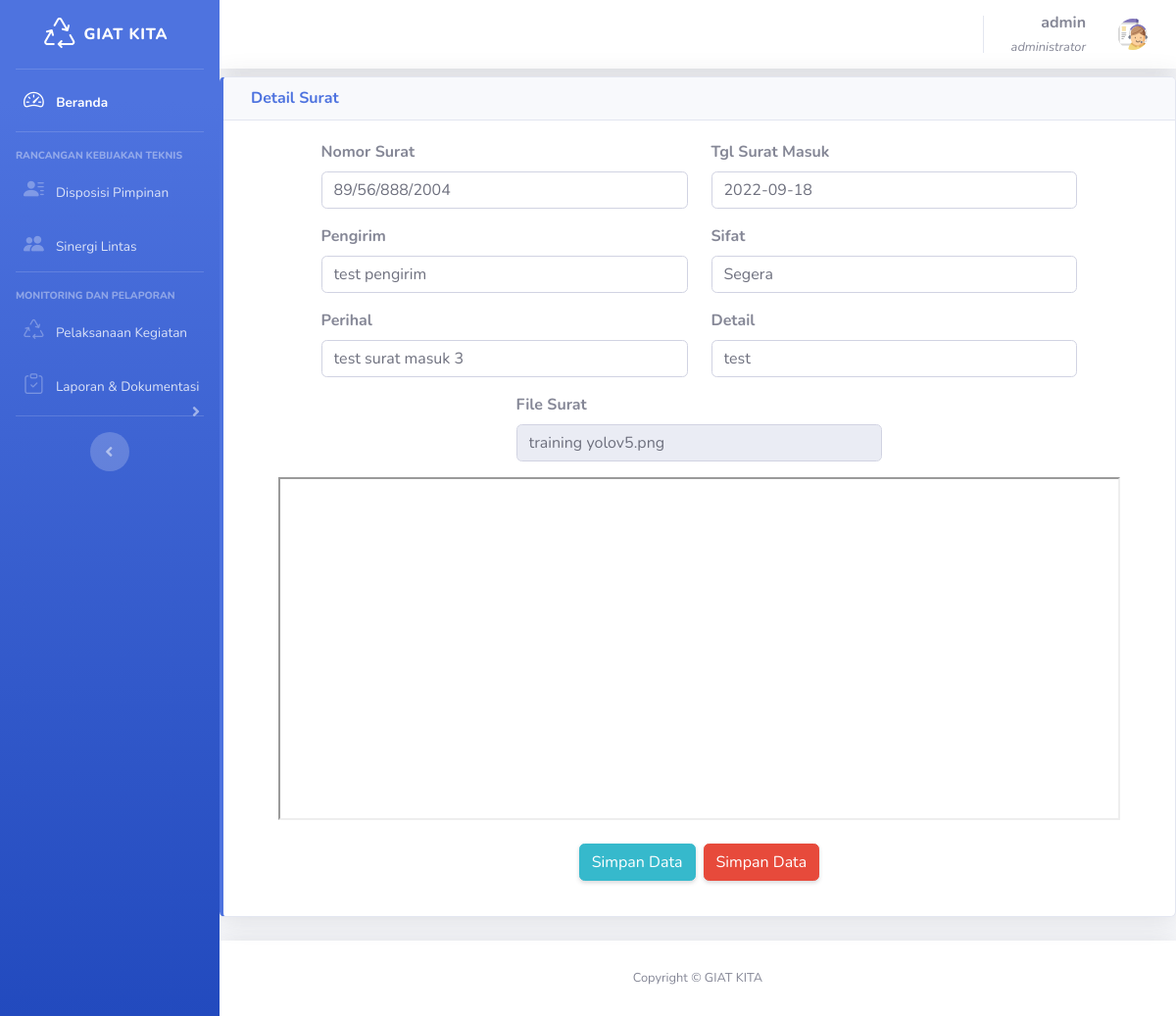
The app's page /pages/admin.php?page=edit_surat_id&id=89/56/888/2004 (signed in) with its own data.
### tables this page shows
CREATE TABLE `disposisi` (
  `no_surat` varchar(50) NOT NULL,
  `tgl_terima` date NOT NULL,
  `pengirim` varchar(30) NOT NULL,
  `sifat` enum('Penting','Rahasia','Biasa','Segera','Sangat Segera') NOT NULL,
  `perihal` varchar(40) NOT NULL,
  `detail` varchar(100) NOT NULL,
  `file_surat` varchar(100) NOT NULL,
  `status` enum('Diterima','Diperiksa','Disposisi') NOT NULL
);

### pages/functions/edit_surat_id.php (the view, shortened to what this page needs)
<?php
  require_once("../system/config/koneksi.php");
?>
<div class="container-fluid">
  <div class="card border-left-primary shadow h-100 mb-4">
    <div class="card-header">
        <h1 class="h5 m-0 ml-2 font-weight-bold text-primary">Detail Surat</h1>
    </div>
      <div class="card-body">
        <?php if(isset($_GET['id'])){$id=$_GET['id']; ?>
          <?php
              $cek = mysqli_query($conn, "SELECT * FROM disposisi WHERE no_surat ='".$_GET['id']."'");
              $row = mysqli_fetch_array($cek);
          ?>
            <form action="" method="post">
              <div class="row justify-content-center">
              <div class="form-group col-md-5 left-box">
                <label><strong>Nomor Surat</strong></label>
                <input type="text" style="cursor: not-allowed;" name="no_surat" class="form-control" value="<?php echo $row['no_surat']; ?>" />
              </div>
              <div class="form-group col-md-5 left-box">
                <label><strong>Tgl Surat Masuk</strong></label>
                <input class="form-control" type="text" name="tgl_terima" value="<?php echo $row['tgl_terima'] ?> "/>
              </div>
              <div class="form-group col-md-5 left-box">
                <label><strong>Pengirim</strong></label>
                <input class="form-control" type="text" name="pengirim" value="<?php echo $row['pengirim'] ?>" required/>
              </div>
              <div class="form-group col-md-5 left-box">
                <label><strong>Sifat</strong></label>
                <input class="form-control" type="text" name="sifat" value="<?php echo $row['sifat'] ?>" required/>
              </div>
              <div class="form-group col-md-5 right-box pull-md-right">
                <label><strong>Perihal</strong></label>
                <input class="form-control" type="text" name="perihal" value="<?php echo $row['perihal'] ?>" required/>
              </div>
              <div class="form-group col-md-5 right-box pull-md-right">
                <label><strong>Detail</strong></label>
                <input class="form-control" type="text" name="detail" value="<?php echo $row['detail'] ?>" required/>
              </div>
              <div class="form-group col-md-5 right-box pull-md-right">
                <label><strong>File Surat</strong></label>
                <input class="form-control" style="cursor: not-allowed" type="text" disabled="disabled" name="file_surat" value="<?php echo $row['file_surat'] ?>"/>
              </div>
              <?php
                $filename = "../assets/internal/img/uploads/";
                $filename .= $row['file_surat'];
              ?>
              <iframe class="mb-4"  src="<?php echo $filename ?>" width="90%" height="350px">
              </iframe>
              <input class="btn btn-info mb-3 shadow-sm" onclick="alert('Berhasil Mengubah Data Nasabah!')" type="submit" name="simpan" value="Simpan Data"/>
              <input class="btn btn-danger ml-2 mb-3 shadow-sm" onclick="alert('Berhasil Mengubah Data Nasabah!')" type="submit" name="Hapus" value="Simpan Data"/>
              </div>
            </form>
          </div>
        </div>
      </div>
<?php } ?>

### pages/admin.php (shortened to what this page needs)
<!DOCTYPE html>
<html lang="en">
<head>
    <link href="../assets/vendor/fontawesome-free/css/all.min.css" rel="stylesheet" type="text/css">
	<link rel="stylesheet" href="https://cdn.jsdelivr.net/npm/bootstrap-icons@1.5.0/font/bootstrap-icons.css">
    <link href="../assets/internal/css/sb-admin-2.min.css" rel="stylesheet">
</head>
	<body id="page-top">
		<?php
	        $cek = mysqli_query($conn, "SELECT * FROM admin WHERE nia='".$_SESSION['nia']."'");
	        $row = mysqli_fetch_array($cek);
      	?>
    	<div id="wrapper">
			<ul class="navbar-nav bg-gradient-primary sidebar sidebar-dark accordion" id="accordionSidebar">
				<a class="sidebar-brand d-flex align-items-center justify-content-center" href="login.php">
					<div class="sidebar-brand-icon">
						<i class="bi bi-recycle"></i>
					</div>
					<div class="sidebar-brand-text mx-2">GIAT KITA</div>
				</a>
				<hr class="sidebar-divider my-0">
				<li class="nav-item active">
					<a class="nav-link" href="admin.php">
						<i class="bi bi-speedometer2 mx-2" style="font-size:1.3rem"></i>
					<span>Beranda</span
					></a>
				</li>
				<hr class="sidebar-divider">
				<div class="sidebar-heading">
					Rancangan Kebijakan Teknis
				</div>
				<li class="nav-item my-n1">
					<a class="nav-link"
					href="admin.php?page=data_disposisi">
					<i class="bi bi-person-lines-fill mx-2" style="font-size:1.3rem"></i>
					<span>Disposisi Pimpinan</span></a>
				</li>
				<li class="nav-item my-n1">
					<a class="nav-link"
					href="admin.php?page=data_sintas">
					<i class="bi bi-people-fill mx-2" style="font-size:1.3rem"></i>
					<span>Sinergi Lintas</span></a>
				</li>
				<hr class="sidebar-divider">
				<div class="sidebar-heading">
					Monitoring dan Pelaporan
				</div>
				<li class="nav-item my-n1">
                	<a class="nav-link"
					href="admin.php?page=data-sampah">
                    <i class="bi bi-recycle mx-2" style="font-size:1.3rem"></i>
                    <span>Pelaksanaan Kegiatan</span></a>
            	</li>
				<li class="nav-item my-n1">
                <a class="nav-link collapsed" href="#" data-toggle="collapse" data-target="#collapsePages"
                    aria-expanded="true" aria-controls="collapsePages">
                    <i class="bi bi-clipboard-check mx-2" style="font-size:1.3rem"></i>
                    <span>Laporan & Dokumentasi</span>
                </a>
				<hr class="sidebar-divider d-none d-md-block">
				<div class="d-flex justify-content-center">
					<button class="rounded-circle border-0" id="sidebarToggle">
					</button>
				</div>
			</ul>
			<div id="content-wrapper" class="d-flex flex-column">
				<div id="content">
					<nav class="navbar navbar-expand navbar-light bg-white topbar mb-2 static-top shadow">
						<ul class="navbar-nav ml-auto">
							<li class="nav-item dropdown no-arrow">
								<a class="nav-link dropdown-toggle text-angle:center" href="#" id="userDropdown" role="button"
									data-toggle="dropdown" aria-haspopup="true" aria-expanded="false">
										<span class="mr-3 d-none d-lg-inline text-gray-600 large" style="text-align:right">
											<strong><?php echo $row['nama']?></strong>
											<br>
											<small><i><?php echo $row["jabatan"]?></i></small>
										</span>
									<img class="img-profile rounded-circle"
										src="..\assets\internal\img\icon\admin.svg">
								</a>
							</li>
						</ul>
					</nav>
					<div class="box-1">
						<section>
							<?php
								if(isset($_GET['page'])){
									$page = $_GET['page'];
								switch ($page) {
									case 'edit_surat_id':
										include "functions/edit_surat_id.php";
										break;
								}
							}else{
								include "functions/dashboard_admin.php";
							}
							?>
						</section>
					</div>
				</div>
			<footer class="sticky-footer bg-white static-top shadow">
				<div class="container my-auto">
					<div class="copyright text-center my-auto">
						<span>Copyright &copy; GIAT KITA</span>
					</div>
				</div>
			</footer>
</html>

### records on screen
disposisi: no_surat "89/56/888/2004", tgl_terima "2022-09-18", pengirim "test pengirim", sifat "Segera", perihal "test surat masuk 3", detail "test", file_surat "training yolov5.png"

### other values on screen
$row['nama'] "admin"
$row["jabatan"] "administrator"
